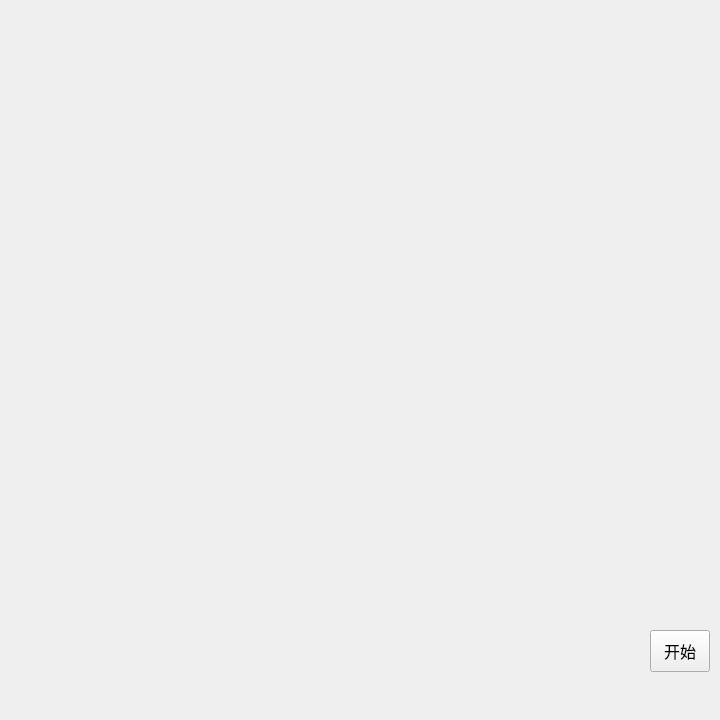
<?xml version="1.0" encoding="UTF-8"?>
<ui version="4.0">
 <class>ChineseChessClass</class>
 <widget class="QMainWindow" name="ChineseChessClass">
  <property name="geometry">
   <rect>
    <x>0</x>
    <y>0</y>
    <width>720</width>
    <height>720</height>
   </rect>
  </property>
  <property name="windowTitle">
   <string>中国象棋</string>
  </property>
  <property name="windowIcon">
   <iconset resource="../resources/ChineseChess.qrc">
    <normaloff>:/ChineseChess/res/logo.ico</normaloff>:/ChineseChess/res/logo.ico</iconset>
  </property>
  <property name="styleSheet">
   <string notr="true">image: url(:/ChineseChess/res/ChessBoard.png);</string>
  </property>
  <property name="iconSize">
   <size>
    <width>36</width>
    <height>36</height>
   </size>
  </property>
  <widget class="QWidget" name="centralWidget">
   <widget class="QPushButton" name="m_btnStart">
    <property name="geometry">
     <rect>
      <x>650</x>
      <y>630</y>
      <width>60</width>
      <height>42</height>
     </rect>
    </property>
    <property name="font">
     <font>
      <pointsize>12</pointsize>
     </font>
    </property>
    <property name="text">
     <string>开始</string>
    </property>
    <property name="iconSize">
     <size>
      <width>36</width>
      <height>36</height>
     </size>
    </property>
   </widget>
   <widget class="QLabel" name="m_labBlackGeneral">
    <property name="geometry">
     <rect>
      <x>334</x>
      <y>87</y>
      <width>48</width>
      <height>48</height>
     </rect>
    </property>
    <property name="styleSheet">
     <string notr="true">background: transparent;
image: url(:/ChineseChess/res/BlackGeneral.ico);</string>
    </property>
    <property name="text">
     <string/>
    </property>
   </widget>
   <widget class="QLabel" name="m_labBlackAdvisorLeft">
    <property name="geometry">
     <rect>
      <x>275</x>
      <y>87</y>
      <width>48</width>
      <height>48</height>
     </rect>
    </property>
    <property name="styleSheet">
     <string notr="true">background: transparent;
image: url(:/ChineseChess/res/BlackAdvisor.ico);</string>
    </property>
    <property name="text">
     <string/>
    </property>
   </widget>
   <widget class="QLabel" name="m_labBlackAdvisorRight">
    <property name="geometry">
     <rect>
      <x>393</x>
      <y>87</y>
      <width>48</width>
      <height>48</height>
     </rect>
    </property>
    <property name="styleSheet">
     <string notr="true">background: transparent;
image: url(:/ChineseChess/res/BlackAdvisor.ico);</string>
    </property>
    <property name="text">
     <string/>
    </property>
   </widget>
   <widget class="QLabel" name="m_labBlackElephantLeft">
    <property name="geometry">
     <rect>
      <x>216</x>
      <y>87</y>
      <width>48</width>
      <height>48</height>
     </rect>
    </property>
    <property name="styleSheet">
     <string notr="true">background: transparent;
image: url(:/ChineseChess/res/BlackElephant.ico);</string>
    </property>
    <property name="text">
     <string/>
    </property>
   </widget>
   <widget class="QLabel" name="m_labBlackElephantRight">
    <property name="geometry">
     <rect>
      <x>452</x>
      <y>87</y>
      <width>48</width>
      <height>48</height>
     </rect>
    </property>
    <property name="styleSheet">
     <string notr="true">background: transparent;
image: url(:/ChineseChess/res/BlackElephant.ico);</string>
    </property>
    <property name="text">
     <string/>
    </property>
   </widget>
   <widget class="QLabel" name="m_labBlackHorseLeft">
    <property name="geometry">
     <rect>
      <x>157</x>
      <y>87</y>
      <width>48</width>
      <height>48</height>
     </rect>
    </property>
    <property name="styleSheet">
     <string notr="true">background: transparent;
image: url(:/ChineseChess/res/BlackHorse.ico);</string>
    </property>
    <property name="text">
     <string/>
    </property>
   </widget>
   <widget class="QLabel" name="m_labBlackHorseRight">
    <property name="geometry">
     <rect>
      <x>511</x>
      <y>87</y>
      <width>48</width>
      <height>48</height>
     </rect>
    </property>
    <property name="styleSheet">
     <string notr="true">background: transparent;
image: url(:/ChineseChess/res/BlackHorse.ico);</string>
    </property>
    <property name="text">
     <string/>
    </property>
   </widget>
   <widget class="QLabel" name="m_labBlackChariotLeft">
    <property name="geometry">
     <rect>
      <x>98</x>
      <y>87</y>
      <width>48</width>
      <height>48</height>
     </rect>
    </property>
    <property name="styleSheet">
     <string notr="true">background: transparent;
image: url(:/ChineseChess/res/BlackChariot.ico);</string>
    </property>
    <property name="text">
     <string/>
    </property>
   </widget>
   <widget class="QLabel" name="m_labBlackChariotRight">
    <property name="geometry">
     <rect>
      <x>570</x>
      <y>87</y>
      <width>48</width>
      <height>48</height>
     </rect>
    </property>
    <property name="styleSheet">
     <string notr="true">background: transparent;
image: url(:/ChineseChess/res/BlackChariot.ico);</string>
    </property>
    <property name="text">
     <string/>
    </property>
   </widget>
   <widget class="QLabel" name="m_labBlackCannonLeft">
    <property name="geometry">
     <rect>
      <x>157</x>
      <y>201</y>
      <width>48</width>
      <height>48</height>
     </rect>
    </property>
    <property name="styleSheet">
     <string notr="true">background: transparent;
image: url(:/ChineseChess/res/BlackCannon.ico);</string>
    </property>
    <property name="text">
     <string/>
    </property>
   </widget>
   <widget class="QLabel" name="m_labBlackCannonRight">
    <property name="geometry">
     <rect>
      <x>511</x>
      <y>201</y>
      <width>48</width>
      <height>48</height>
     </rect>
    </property>
    <property name="styleSheet">
     <string notr="true">background: transparent;
image: url(:/ChineseChess/res/BlackCannon.ico);</string>
    </property>
    <property name="text">
     <string/>
    </property>
   </widget>
   <widget class="QLabel" name="m_labBlackSolderLeftOne">
    <property name="geometry">
     <rect>
      <x>98</x>
      <y>258</y>
      <width>48</width>
      <height>48</height>
     </rect>
    </property>
    <property name="styleSheet">
     <string notr="true">background: transparent;
image: url(:/ChineseChess/res/BlackSoldier.ico);</string>
    </property>
    <property name="text">
     <string/>
    </property>
   </widget>
   <widget class="QLabel" name="m_labBlackSolderLeftTwo">
    <property name="geometry">
     <rect>
      <x>216</x>
      <y>258</y>
      <width>48</width>
      <height>48</height>
     </rect>
    </property>
    <property name="styleSheet">
     <string notr="true">background: transparent;
image: url(:/ChineseChess/res/BlackSoldier.ico);</string>
    </property>
   </widget>
   <widget class="QLabel" name="m_labBlackSolderMiddle">
    <property name="geometry">
     <rect>
      <x>334</x>
      <y>258</y>
      <width>48</width>
      <height>48</height>
     </rect>
    </property>
    <property name="styleSheet">
     <string notr="true">background: transparent;
image: url(:/ChineseChess/res/BlackSoldier.ico);</string>
    </property>
   </widget>
   <widget class="QLabel" name="m_labBlackSolderRightOne">
    <property name="geometry">
     <rect>
      <x>452</x>
      <y>258</y>
      <width>48</width>
      <height>48</height>
     </rect>
    </property>
    <property name="styleSheet">
     <string notr="true">background: transparent;
image: url(:/ChineseChess/res/BlackSoldier.ico);</string>
    </property>
   </widget>
   <widget class="QLabel" name="m_labBlackSolderRightTwo">
    <property name="geometry">
     <rect>
      <x>570</x>
      <y>258</y>
      <width>48</width>
      <height>48</height>
     </rect>
    </property>
    <property name="styleSheet">
     <string notr="true">background: transparent;
image: url(:/ChineseChess/res/BlackSoldier.ico);</string>
    </property>
   </widget>
   <widget class="QLabel" name="m_labRedGeneral">
    <property name="geometry">
     <rect>
      <x>334</x>
      <y>600</y>
      <width>48</width>
      <height>48</height>
     </rect>
    </property>
    <property name="styleSheet">
     <string notr="true">background: transparent;
image: url(:/ChineseChess/res/RedGeneral.ico);</string>
    </property>
   </widget>
   <widget class="QLabel" name="m_labRedAdvisorLeft">
    <property name="geometry">
     <rect>
      <x>275</x>
      <y>600</y>
      <width>48</width>
      <height>48</height>
     </rect>
    </property>
    <property name="styleSheet">
     <string notr="true">background: transparent;
image: url(:/ChineseChess/res/RedAdvisor.ico);</string>
    </property>
   </widget>
   <widget class="QLabel" name="m_labRedAdvisorRight">
    <property name="geometry">
     <rect>
      <x>393</x>
      <y>600</y>
      <width>48</width>
      <height>48</height>
     </rect>
    </property>
    <property name="styleSheet">
     <string notr="true">background: transparent;
image: url(:/ChineseChess/res/RedAdvisor.ico);</string>
    </property>
   </widget>
   <widget class="QLabel" name="m_labRedElephantLeft">
    <property name="geometry">
     <rect>
      <x>216</x>
      <y>600</y>
      <width>48</width>
      <height>48</height>
     </rect>
    </property>
    <property name="styleSheet">
     <string notr="true">background: transparent;
image: url(:/ChineseChess/res/RedElephant.ico);</string>
    </property>
   </widget>
   <widget class="QLabel" name="m_labRedElephantRight">
    <property name="geometry">
     <rect>
      <x>452</x>
      <y>600</y>
      <width>48</width>
      <height>48</height>
     </rect>
    </property>
    <property name="styleSheet">
     <string notr="true">background: transparent;
image: url(:/ChineseChess/res/RedElephant.ico);</string>
    </property>
   </widget>
   <widget class="QLabel" name="m_labRedHorseLeft">
    <property name="geometry">
     <rect>
      <x>157</x>
      <y>600</y>
      <width>48</width>
      <height>48</height>
     </rect>
    </property>
    <property name="styleSheet">
     <string notr="true">background: transparent;
image: url(:/ChineseChess/res/RedHorse.ico);</string>
    </property>
   </widget>
   <widget class="QLabel" name="m_labRedHorseRight">
    <property name="geometry">
     <rect>
      <x>511</x>
      <y>600</y>
      <width>48</width>
      <height>48</height>
     </rect>
    </property>
    <property name="styleSheet">
     <string notr="true">background: transparent;
image: url(:/ChineseChess/res/RedHorse.ico);</string>
    </property>
   </widget>
   <widget class="QLabel" name="m_labRedChariotLeft">
    <property name="geometry">
     <rect>
      <x>98</x>
      <y>600</y>
      <width>48</width>
      <height>48</height>
     </rect>
    </property>
    <property name="styleSheet">
     <string notr="true">background: transparent;
image: url(:/ChineseChess/res/RedChariot.ico);</string>
    </property>
   </widget>
   <widget class="QLabel" name="m_labRedChariotRight">
    <property name="geometry">
     <rect>
      <x>570</x>
      <y>600</y>
      <width>48</width>
      <height>48</height>
     </rect>
    </property>
    <property name="styleSheet">
     <string notr="true">background: transparent;
image: url(:/ChineseChess/res/RedChariot.ico);</string>
    </property>
   </widget>
   <widget class="QLabel" name="m_labRedCannonLeft">
    <property name="geometry">
     <rect>
      <x>157</x>
      <y>486</y>
      <width>48</width>
      <height>48</height>
     </rect>
    </property>
    <property name="styleSheet">
     <string notr="true">background: transparent;
image: url(:/ChineseChess/res/RedCannon.ico);</string>
    </property>
   </widget>
   <widget class="QLabel" name="m_labRedCannonRight">
    <property name="geometry">
     <rect>
      <x>511</x>
      <y>486</y>
      <width>48</width>
      <height>48</height>
     </rect>
    </property>
    <property name="styleSheet">
     <string notr="true">background: transparent;
image: url(:/ChineseChess/res/RedCannon.ico);</string>
    </property>
   </widget>
   <widget class="QLabel" name="m_labRedSolderLeftOne">
    <property name="geometry">
     <rect>
      <x>100</x>
      <y>429</y>
      <width>48</width>
      <height>48</height>
     </rect>
    </property>
    <property name="styleSheet">
     <string notr="true">background: transparent;
image: url(:/ChineseChess/res/RedSoldier.ico);</string>
    </property>
   </widget>
   <widget class="QLabel" name="m_labRedSolderLeftTwo">
    <property name="geometry">
     <rect>
      <x>216</x>
      <y>429</y>
      <width>48</width>
      <height>48</height>
     </rect>
    </property>
    <property name="styleSheet">
     <string notr="true">background: transparent;
image: url(:/ChineseChess/res/RedSoldier.ico);</string>
    </property>
   </widget>
   <widget class="QLabel" name="m_labRedSolderMiddle">
    <property name="geometry">
     <rect>
      <x>334</x>
      <y>429</y>
      <width>48</width>
      <height>48</height>
     </rect>
    </property>
    <property name="styleSheet">
     <string notr="true">background: transparent;
image: url(:/ChineseChess/res/RedSoldier.ico);</string>
    </property>
   </widget>
   <widget class="QLabel" name="m_labRedSolderRightOne">
    <property name="geometry">
     <rect>
      <x>452</x>
      <y>429</y>
      <width>48</width>
      <height>48</height>
     </rect>
    </property>
    <property name="styleSheet">
     <string notr="true">background: transparent;
image: url(:/ChineseChess/res/RedSoldier.ico);</string>
    </property>
   </widget>
   <widget class="QLabel" name="m_labRedSolderRightTwo">
    <property name="geometry">
     <rect>
      <x>570</x>
      <y>429</y>
      <width>48</width>
      <height>48</height>
     </rect>
    </property>
    <property name="styleSheet">
     <string notr="true">background: transparent;
image: url(:/ChineseChess/res/RedSoldier.ico);</string>
    </property>
   </widget>
  </widget>
 </widget>
 <layoutdefault spacing="6" margin="11"/>
 <resources>
  <include location="../resources/ChineseChess.qrc"/>
 </resources>
 <connections/>
</ui>
